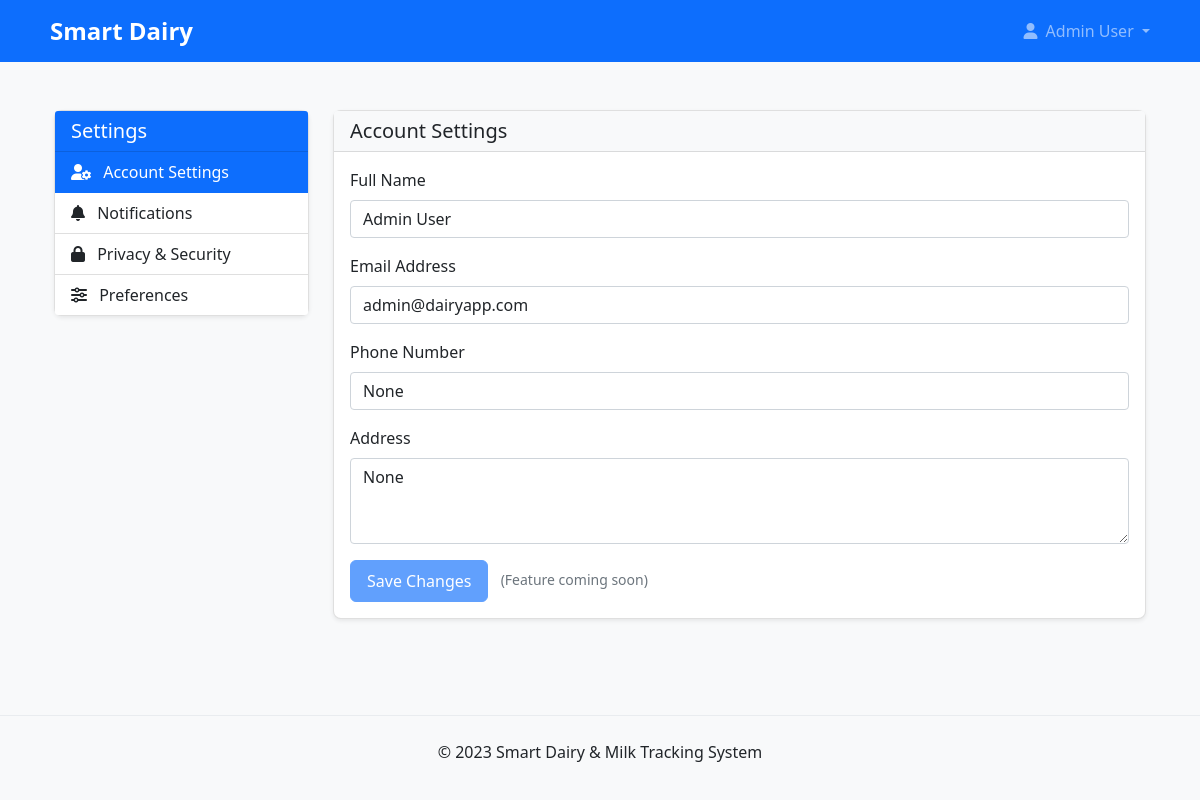
/settings (signed in), run on the app's committed database.
### app/models/user.py (models this page shows)
class User(UserMixin, db.Model):
    id = db.Column(db.Integer, primary_key=True)
    name = db.Column(db.String(100), nullable=False)
    email = db.Column(db.String(100), unique=True, nullable=False)
    password = db.Column(db.String(100), nullable=False)
    role = db.Column(db.String(20), nullable=False)
    phone = db.Column(db.String(15))
    address = db.Column(db.Text)
    created_at = db.Column(db.DateTime, default=datetime.utcnow)
    milk_transactions_as_seller = db.relationship(
        'MilkTransaction',
        foreign_keys='MilkTransaction.seller_id',
        backref='seller',
        lazy=True
    )
    milk_transactions_as_buyer = db.relationship(
        'MilkTransaction',
        foreign_keys='MilkTransaction.buyer_id',
        backref='buyer',
        lazy=True
    )
    delivery_transactions = db.relationship(
        'DeliveryTransaction',
        foreign_keys='DeliveryTransaction.bike_seller_id',
        backref='bike_seller',
        lazy=True
    )
    dairy_stocks = db.relationship(
        'DairyStock',
        foreign_keys='DairyStock.dairy_holder_id',
        backref='dairy_holder',
        lazy=True
    )
    purchase_transactions = db.relationship(
        'PurchaseTransaction',
        foreign_keys='PurchaseTransaction.buyer_id',
        backref='buyer',
        lazy=True
    )
    inventory_items = db.relationship(
        'Inventory',
        foreign_keys='Inventory.user_id',
        backref='owner',
        lazy=True
    )
    def is_milk_seller(self):
        return self.role == UserRole.MILK_SELLER or self.role == 'multi_role'
    def is_bike_milk_seller(self):
        return self.role == UserRole.BIKE_MILK_SELLER or self.role == 'multi_role'
    def is_dairy_holder(self):
        return self.role == UserRole.DAIRY_HOLDER or self.role == 'multi_role'
    def is_milk_buyer(self):
        return self.role == UserRole.MILK_BUYER or self.role == 'multi_role'

### app/routes/main.py (the view)
@main.route('/settings')
@login_required
def settings():
    return render_template('settings.html', user=current_user)

### app/templates/settings.html (shortened to what this page needs)
{% extends "base.html" %}
{% block content %}
<div class="container py-4">
    <div class="row">
        <div class="col-md-3">
            <div class="card shadow-sm mb-4">
                <div class="card-header bg-primary text-white">
                    <h5 class="mb-0">Settings</h5>
                </div>
                <div class="list-group list-group-flush">
                    <a href="#account-section" class="list-group-item list-group-item-action active" data-bs-toggle="list">
                        <i class="fas fa-user-cog me-2"></i> Account Settings
                    </a>
                    <a href="#notification-section" class="list-group-item list-group-item-action" data-bs-toggle="list">
                        <i class="fas fa-bell me-2"></i> Notifications
                    </a>
                    <a href="#privacy-section" class="list-group-item list-group-item-action" data-bs-toggle="list">
                        <i class="fas fa-lock me-2"></i> Privacy & Security
                    </a>
                    <a href="#preferences-section" class="list-group-item list-group-item-action" data-bs-toggle="list">
                        <i class="fas fa-sliders-h me-2"></i> Preferences
                    </a>
                </div>
            </div>
        </div>
        <div class="col-md-9">
            <div class="tab-content">
                <div class="tab-pane fade show active" id="account-section">
                    <div class="card shadow-sm">
                        <div class="card-header bg-light">
                            <h5 class="mb-0">Account Settings</h5>
                        </div>
                        <div class="card-body">
                            <form action="#" method="post">
                                <div class="mb-3">
                                    <label for="name" class="form-label">Full Name</label>
                                    <input type="text" class="form-control" id="name" name="name" value="{{ user.name }}">
                                </div>
                                <div class="mb-3">
                                    <label for="email" class="form-label">Email Address</label>
                                    <input type="email" class="form-control" id="email" name="email" value="{{ user.email }}">
                                </div>
                                <div class="mb-3">
                                    <label for="phone" class="form-label">Phone Number</label>
                                    <input type="tel" class="form-control" id="phone" name="phone" value="{{ user.phone }}">
                                </div>
                                <div class="mb-3">
                                    <label for="address" class="form-label">Address</label>
                                    <textarea class="form-control" id="address" name="address" rows="3">{{ user.address }}</textarea>
                                </div>
                                <button type="submit" class="btn btn-primary" disabled>Save Changes</button>
                                <small class="text-muted ms-2">(Feature coming soon)</small>
                            </form>
                        </div>
                    </div>
                </div>
            </div>
        </div>
    </div>
</div>
{% endblock %}

### app/templates/base.html (shortened to what this page needs)
<!DOCTYPE html>
<html lang="en">
<head>
    <link href="https://cdn.jsdelivr.net/npm/bootstrap@5.1.3/dist/css/bootstrap.min.css" rel="stylesheet">
    <link rel="stylesheet" href="https://cdnjs.cloudflare.com/ajax/libs/font-awesome/6.0.0-beta3/css/all.min.css">
    <link rel="stylesheet" href="{{ url_for('static', filename='css/style.css') }}">
</head>
<body>
    <nav class="navbar navbar-expand-lg navbar-dark bg-primary">
        <div class="container">
            <a class="navbar-brand" href="{{ url_for('main.index') }}">
                Smart Dairy
            </a>
            <div class="collapse navbar-collapse" id="navbarNav">
                <ul class="navbar-nav">
                    {% if current_user.is_authenticated %}
                        <li class="nav-item dropdown">
                            <a class="nav-link dropdown-toggle" href="#" id="navbarDropdown" role="button" data-bs-toggle="dropdown">
                                <i class="fas fa-user me-1"></i> {{ current_user.name }}
                            </a>
                        </li>
                    {% endif %}
                </ul>
            </div>
        </div>
    </nav>
    <div class="container my-4">
        {% block content %}{% endblock %}
    </div>
    <footer class="bg-light py-4 mt-5">
        <div class="container text-center">
            <p class="mb-0">&copy; 2023 Smart Dairy & Milk Tracking System</p>
        </div>
    </footer>
</body>
</html>

### app/static/css/style.css (style rules this page uses)
body { background-color: #f8f9fa; font-family: 'Segoe UI', Tahoma, Geneva, Verdana, sans-serif; }
.card { border-radius: 0.5rem; box-shadow: 0 0.125rem 0.25rem rgba(0, 0, 0, 0.075); margin-bottom: 1.5rem; }
.card-header { border-top-left-radius: 0.5rem; border-top-right-radius: 0.5rem; }
.navbar-brand { font-weight: bold; font-size: 1.5rem; }
.btn { border-radius: 0.375rem; padding: 0.5rem 1rem; font-weight: 500; }
.btn-primary { background-color: #0d6efd; border-color: #0d6efd; }
footer { border-top: 1px solid #e9ecef; }

### data on the page
User: name "Admin User", email "admin@dairyapp.com", phone "None", address "None"
